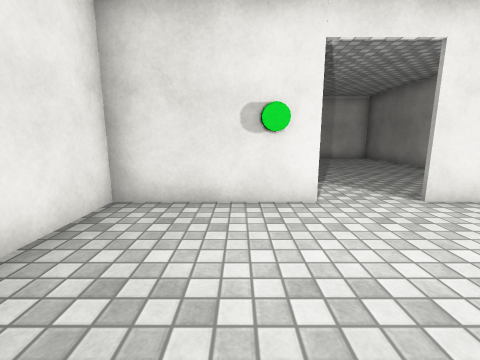
view 1 (above)

14 first-person views from a walk through a Unity game level. The camera is 1.2 m above the floor, tilts 10° down and sees 90° across. The floor is counted in squares, 1 m on a side. Each view is taken from the middle of a square. On the plan, view 1 faces up. The plan holds only what a view shows up to about 12 squares ahead; the rest is blank. The player character is not drawn. Door leaves are left out, so doorways stand open. Surface patterns are stand-ins for the level's own textures.

view 2
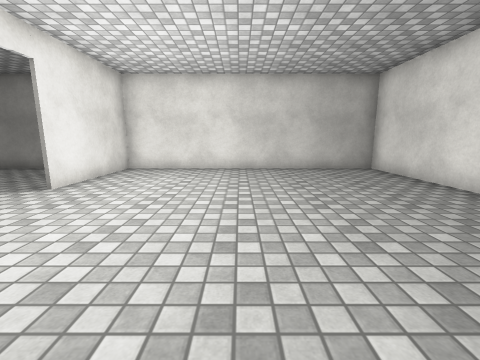

view 3
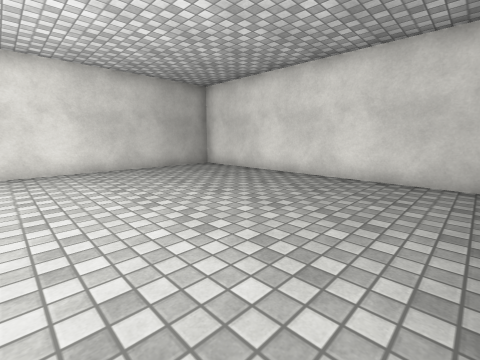

view 4
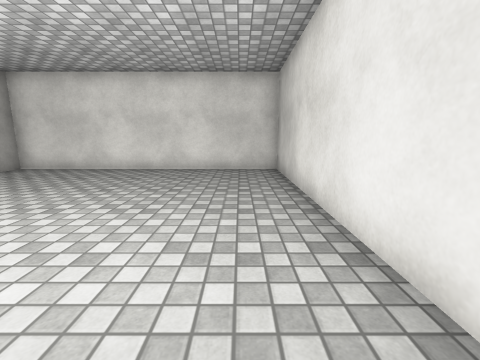

view 5
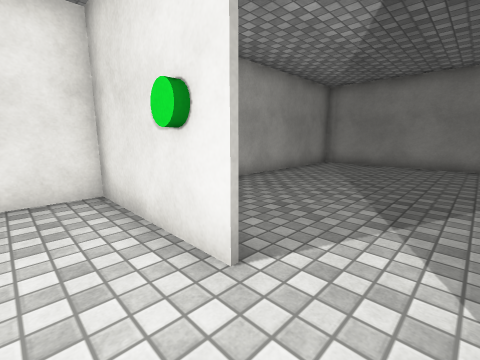

view 6
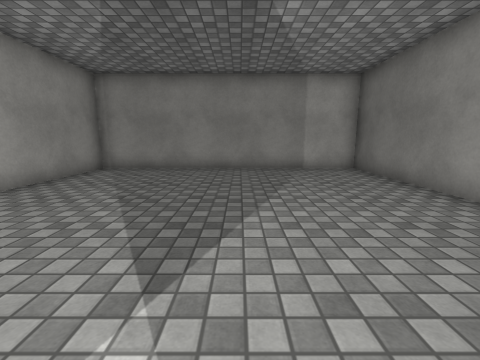

view 7
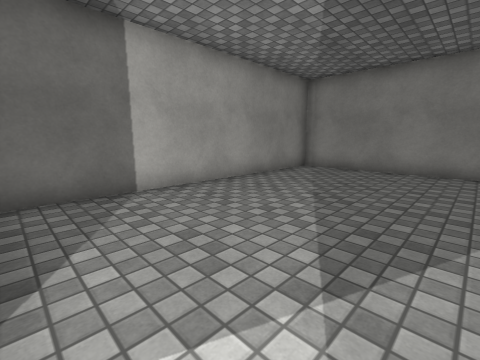

view 8
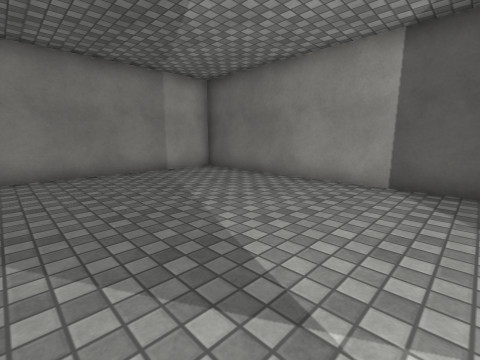

view 9
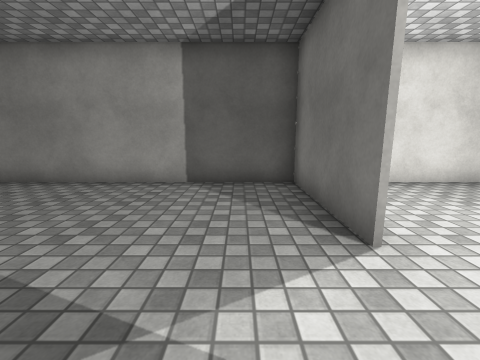

view 10
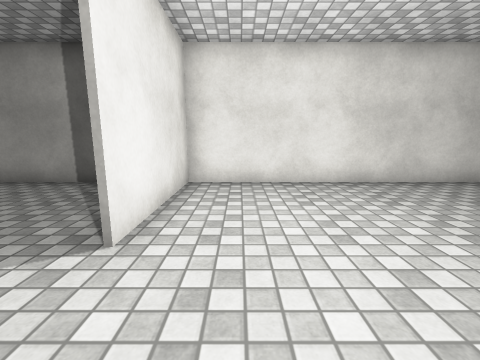

view 11
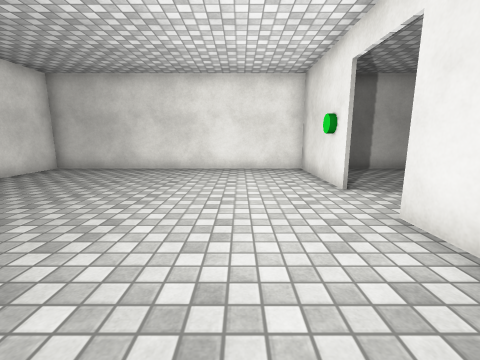

view 12
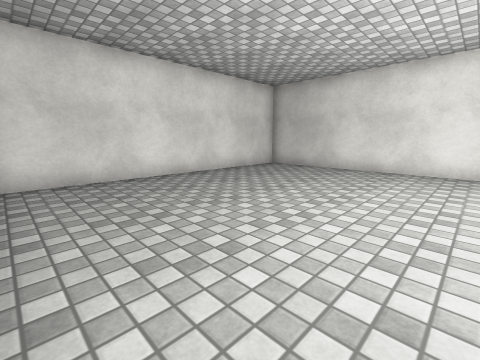

view 13
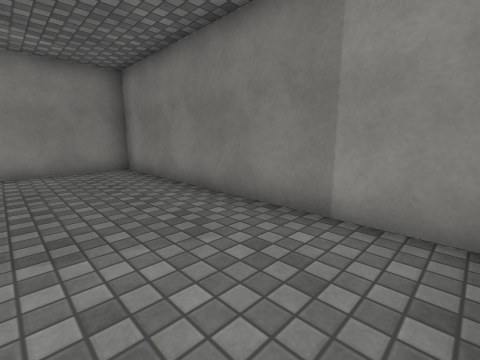

view 14
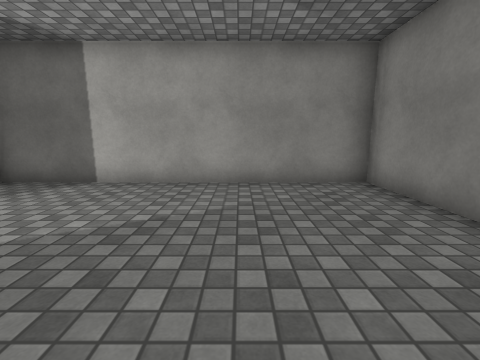

### Floor plan
Ten units are one square. View 1 is at (0, 0); x grows to the right and y downward. Boxes are objects, and circles mark ways between rooms. Rooms are numbered by the first view taken in them; rooms with no view inside come last. Other rooms are left out.
<svg viewBox="-30 -149 110 206">
<path fill="none" stroke="#000" d="M15 -44 -25 -44M-24 -50 -24 52 75 52 75 -50M75 -44 35 -44M35 -45 75 -45M75 -50 75 -144 -24 -144 -24 -50"/>
<circle cx="25" cy="-40" r="3" fill="#2a7"/>
<text x="20" y="0">1</text>
<text x="20" y="-100">2</text>
</svg>
Room 1 opens to room 2.

Where each view was taken, in squares from view 1:
view 1: 0 up, 0 right, facing up
view 2: 0 up, 2 left, facing right
view 3: 2 up, 2 left, facing down-right
view 4: 4 up, 1 left, facing down
view 5: 3 up, 3 right, facing up-left
view 6: 5 up, 3 right, facing up
view 7: 5 up, 3 right, facing up-left
view 8: 6 up, 1 right, facing up-right
view 9: 6 up, 1 right, facing right
view 10: 3 up, 1 right, facing right
view 11: 2 up, 7 right, facing left
view 12: 2 up, 7 right, facing down-left
view 13: 11 up, 7 right, facing up-left
view 14: 11 up, 4 right, facing left
